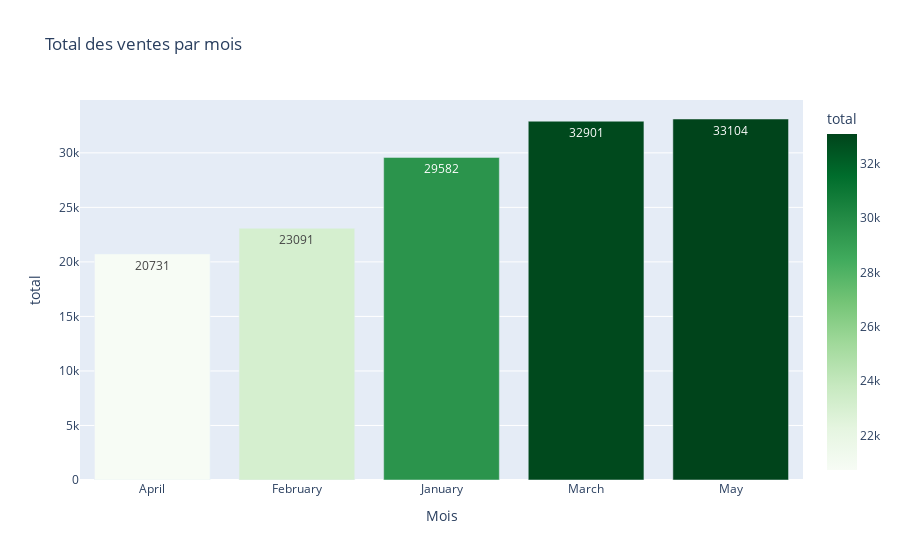
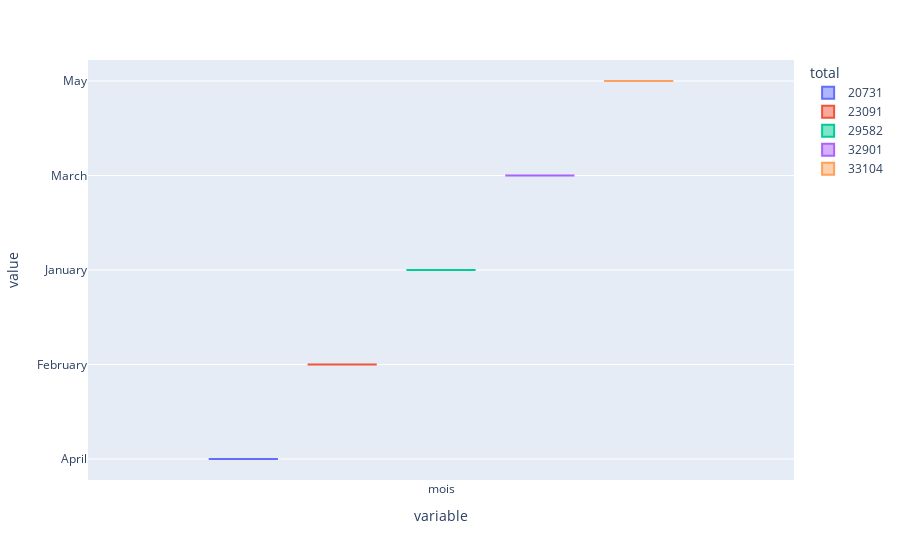

Notebook code for these charts, in order:
### Code cell
import plotly.express as px
import pandas as pd

df = pd.read_csv("ventes_ecommerce.csv")
df.head()

df['date'] = pd.to_datetime(df['date'])
df['mois'] = df['date'].dt.strftime('%B')
df['année'] = df['date'].dt.strftime('%Y')
df.head()
#visualisons

df_vente_mensuel=df.groupby('mois',as_index=False,sort=True,observed=True)['total'].sum()

fig = px.bar(df_vente_mensuel,
       x="mois",
       y="total",
       text="total",
            title='Total des ventes par mois',
          
             labels={'montant': 'Montant (€)', 'mois': 'Mois'},
           
             color_continuous_scale='Greens',
             color='total'
               
                 )

fig.show()


fig2 =px.box(df_vente_mensuel,
    color='total',
  
     labels={'montant': 'Montant (€)', 'mois': 'Mois'})

fig2.show()

### Figure 1 — Plotly figure (JSON) as saved in the notebook; plotly's stock layout.template omitted (floating-point values rounded to 4 significant figures)
{"data": [{"alignmentgroup": "True", "hovertemplate": "Mois=%{x}<br>total=%{marker.color}<extra></extra>", "legendgroup": "", "marker": {"color": [20731, 23091, 29582, 32901, 33104], "coloraxis": "coloraxis", "pattern": {"shape": ""}}, "name": "", "offsetgroup": "", "orientation": "v", "showlegend": false, "text": [20731, 23091, 29582, 32901, 33104], "textposition": "auto", "type": "bar", "x": ["April", "February", "January", "March", "May"], "xaxis": "x", "y": [20731, 23091, 29582, 32901, 33104], "yaxis": "y"}], "layout": {"barmode": "relative", "coloraxis": {"colorbar": {"title": {"text": "total"}}, "colorscale": [[0, "rgb(247,252,245)"], [0.125, "rgb(229,245,224)"], [0.25, "rgb(199,233,192)"], [0.375, "rgb(161,217,155)"], [0.5, "rgb(116,196,118)"], [0.625, "rgb(65,171,93)"], [0.75, "rgb(35,139,69)"], [0.875, "rgb(0,109,44)"], [1, "rgb(0,68,27)"]]}, "legend": {"tracegroupgap": 0}, "title": {"text": "Total des ventes par mois"}, "xaxis": {"anchor": "y", "domain": [0, 1], "title": {"text": "Mois"}}, "yaxis": {"anchor": "x", "domain": [0, 1], "title": {"text": "total"}}}}

### Figure 2 — Plotly figure (JSON) as saved in the notebook; plotly's stock layout.template omitted (floating-point values rounded to 4 significant figures)
{"data": [{"alignmentgroup": "True", "hovertemplate": "total=20731<br>variable=%{x}<br>value=%{y}<extra></extra>", "legendgroup": "20731", "marker": {"color": "#636efa"}, "name": "20731", "notched": false, "offsetgroup": "20731", "orientation": "v", "showlegend": true, "type": "box", "x": ["mois"], "x0": " ", "xaxis": "x", "y": ["April"], "y0": " ", "yaxis": "y"}, {"alignmentgroup": "True", "hovertemplate": "total=23091<br>variable=%{x}<br>value=%{y}<extra></extra>", "legendgroup": "23091", "marker": {"color": "#EF553B"}, "name": "23091", "notched": false, "offsetgroup": "23091", "orientation": "v", "showlegend": true, "type": "box", "x": ["mois"], "x0": " ", "xaxis": "x", "y": ["February"], "y0": " ", "yaxis": "y"}, {"alignmentgroup": "True", "hovertemplate": "total=29582<br>variable=%{x}<br>value=%{y}<extra></extra>", "legendgroup": "29582", "marker": {"color": "#00cc96"}, "name": "29582", "notched": false, "offsetgroup": "29582", "orientation": "v", "showlegend": true, "type": "box", "x": ["mois"], "x0": " ", "xaxis": "x", "y": ["January"], "y0": " ", "yaxis": "y"}, {"alignmentgroup": "True", "hovertemplate": "total=32901<br>variable=%{x}<br>value=%{y}<extra></extra>", "legendgroup": "32901", "marker": {"color": "#ab63fa"}, "name": "32901", "notched": false, "offsetgroup": "32901", "orientation": "v", "showlegend": true, "type": "box", "x": ["mois"], "x0": " ", "xaxis": "x", "y": ["March"], "y0": " ", "yaxis": "y"}, {"alignmentgroup": "True", "hovertemplate": "total=33104<br>variable=%{x}<br>value=%{y}<extra></extra>", "legendgroup": "33104", "marker": {"color": "#FFA15A"}, "name": "33104", "notched": false, "offsetgroup": "33104", "orientation": "v", "showlegend": true, "type": "box", "x": ["mois"], "x0": " ", "xaxis": "x", "y": ["May"], "y0": " ", "yaxis": "y"}], "layout": {"boxmode": "group", "legend": {"title": {"text": "total"}, "tracegroupgap": 0}, "margin": {"t": 60}, "xaxis": {"anchor": "y", "domain": [0, 1], "title": {"text": "variable"}}, "yaxis": {"anchor": "x", "domain": [0, 1], "title": {"text": "value"}}}}
